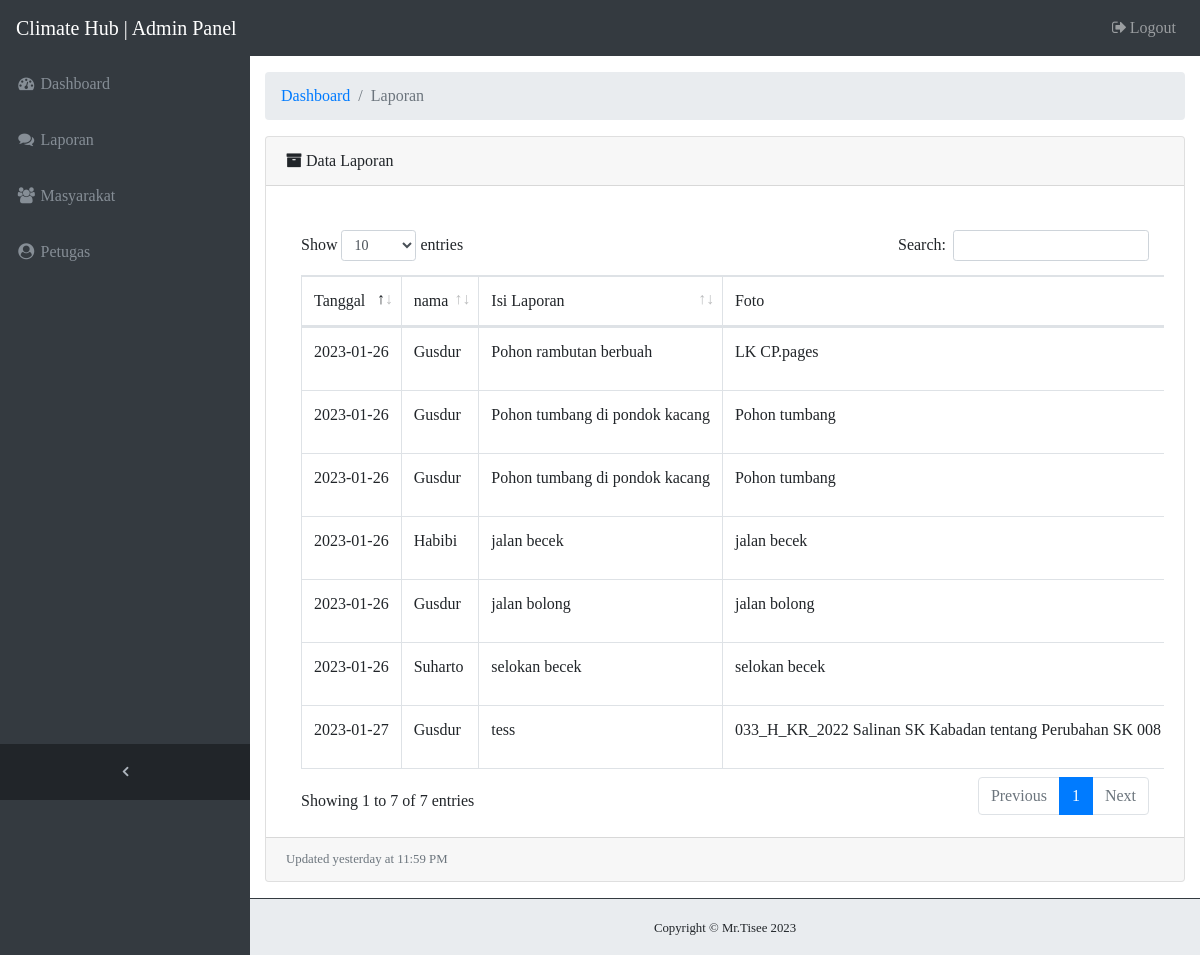
/admin/laporan.php (signed in), run on the app's committed database.
### tables this page shows
CREATE TABLE `pengaduan` (
  `id_pengaduan` int(11) NOT NULL,
  `tgl_pengaduan` timestamp NOT NULL DEFAULT CURRENT_TIMESTAMP ON UPDATE CURRENT_TIMESTAMP,
  `nik` char(16) NOT NULL,
  `isi_laporan` text NOT NULL,
  `foto` varchar(255) NOT NULL,
  `status` int(1) NOT NULL
);

CREATE TABLE `masyarakat` (
  `nik` char(16) NOT NULL,
  `nama` varchar(35) NOT NULL,
  `username` varchar(25) NOT NULL,
  `password` varchar(255) NOT NULL,
  `telp` varchar(13) NOT NULL
);

### admin/laporan.php (the view, shortened to what this page needs)
<?php require_once 'includes/header.php'; ?>
<div class="content-wrapper">
  <div class="container-fluid">
    <ol class="breadcrumb">
      <li class="breadcrumb-item">
        <a href="dashboard.php">Dashboard</a>
      </li>
      <li class="breadcrumb-item active">Laporan</li>
    </ol>
    <div class="card mb-3">
      <div class="card-header">
        <i class="fa fa-archive"></i> Data Laporan
      </div>
      <div class="card-body">
        <div class="table-responsive">
          <br>
          <table class="table table-bordered nowrap" id="laporan" width="100%" cellspacing="0">
            <thead>
              <tr>
                <td>Tanggal</td>
                <td>nama</td>
                <td class="w-30">Isi Laporan</td>
                <td>Foto</td>
              </tr>
            </thead>
            <tbody>
              <?php
              $result = mysqli_query(
                $connect,
                "SELECT p.id_pengaduan, date(p.tgl_pengaduan),m.nama, p.isi_laporan,p.foto,p.status
                   FROM `pengaduan` as p INNER JOIN masyarakat as m ON p.nik = m.nik ORDER BY `tgl_pengaduan` DESC"
              );
              if (mysqli_num_rows($result) > 0) {
                while ($row = mysqli_fetch_array($result)) {
              ?>
                  <tr>
                    <td><?= $row[1] ?></td>
                    <td><?= $row[2] ?></td>
                    <td><span class="d-inline-block text-truncate" style="max-width: 300px;"><?= $row[3] ?></span></td>
                    <td><?= $row[4] ?></td>
                  </tr>
                <?php
                }
              }
              ?>
            </tbody>
          </table>
        </div>
      </div>
      <div class="card-footer small text-muted">Updated yesterday at 11:59 PM</div>
    </div>
  </div>
</div>
<?php require_once 'includes/footer.php'; ?>

### admin/includes/header.php (shortened to what this page needs)
<!DOCTYPE html>
<html>
<head>
  <link href="../assets/bootstrap/css/bootstrap.min.css" rel="stylesheet">
  <link href="../assets/font-awesome/css/font-awesome.min.css" rel="stylesheet" type="text/css">
  <link href="../assets/datatables/dataTables.bootstrap4.css" rel="stylesheet">
  <link href="../assets/custom/custom.css" rel="stylesheet">
  <link href="../assets/custom/fpdf.css" rel="stylesheet">
</head>
<body class="fixed-nav sticky-footer bg-dark">
  <nav class="navbar navbar-expand-lg navbar-dark bg-dark fixed-top" id="mainNav">
    <a class="navbar-brand" href="index.html">Climate Hub | Admin Panel</a>
    <div class="collapse navbar-collapse" id="navbarResponsive">
      <ul class="navbar-nav navbar-sidenav" id="exampleAccordion">
        <li class="nav-item" data-toggle="tooltip" data-placement="right" title="Dashboard">
          <a class="nav-link" href="dashboard.php">
            <i class="fa fa-fw fa-dashboard"></i>
            <span class="nav-link-text">Dashboard</span>
          </a>
        </li>
        <li class="nav-item" data-toggle="tooltip" data-placement="right" title="Laporan">
          <a class="nav-link" href="laporan.php">
            <i class="fa fa-fw fa-comments"></i>
            <span class="nav-link-text">Laporan</span>
          </a>
        </li>
        <li class="nav-item" data-toggle="tooltip" data-placement="right" title="Masyarakat">
          <a class="nav-link" href="masyarakat.php">
            <i class="fa fa-fw fa-users"></i>
            <span class="nav-link-text">Masyarakat</span>
          </a>
        </li>
        <?php
            if ($_SESSION['level']==1) {
        ?>
        <li class="nav-item" data-toggle="tooltip" data-placement="right" title="Petugas">
          <a class="nav-link" href="petugas.php">
            <i class="fa fa-fw fa-user-circle"></i>
            <span class="nav-link-text">Petugas</span>
          </a>
        </li>
        <?php
            }
        ?>
      </ul>
      <ul class="navbar-nav sidenav-toggler">
        <li class="nav-item">
          <a class="nav-link text-center" id="sidenavToggler" >
            <i class="fa fa-fw fa-angle-left"></i>
          </a>
        </li>
      </ul>
      <ul class="navbar-nav ml-auto">
        <li class="nav-item">
          <a class="nav-link" data-toggle="modal" data-target="#exampleModal">
            <i class="fa fa-fw fa-sign-out"></i>Logout</a>
        </li>
      </ul>
    </div>
  </nav>

### admin/includes/footer.php (shortened to what this page needs)
<footer class="sticky-footer">
  <div class="container">
    <div class="text-center">
      <small>Copyright © Mr.Tisee 2023 </small>
    </div>
  </div>
</footer>
</body>
</html>

### assets/custom/custom.css (style rules this page uses)
html { position: relative; min-height: 100%; }
body { overflow-x: hidden; }
body.sticky-footer { margin-bottom: 56px; }
body.sticky-footer .content-wrapper { min-height: calc(100vh - 56px - 56px); }
body.fixed-nav { padding-top: 56px; }
.content-wrapper { min-height: calc(100vh - 56px); padding-top: 1rem; }
#mainNav .navbar-collapse { overflow: auto; max-height: 75vh; }
#mainNav .navbar-collapse .navbar-nav .nav-item .nav-link { cursor: pointer; }
#mainNav .navbar-collapse .sidenav-toggler { display: none; }
@media (min-width: 992px) { #mainNav .navbar-brand { width: 250px; } }
@media (min-width: 992px) { #mainNav .navbar-collapse { overflow: visible; max-height: none; } }
@media (min-width: 992px) { #mainNav .navbar-collapse .navbar-sidenav { position: absolute; top: 0; left: 0; -webkit-flex-direction: column; -ms-flex-direction: column; flex-direction: column; margin-top: 56px; } }
@media (min-width: 992px) { #mainNav .navbar-collapse .navbar-sidenav > .nav-item { width: 250px; padding: 0; } }
@media (min-width: 992px) { #mainNav .navbar-collapse .navbar-sidenav > .nav-item > .nav-link { padding: 1em; } }
#mainNav.fixed-top .sidenav-toggler { display: none; }
@media (min-width: 992px) { #mainNav.fixed-top .navbar-sidenav { height: calc(100vh - 112px); } }
@media (min-width: 992px) { #mainNav.fixed-top .sidenav-toggler { position: absolute; top: 0; left: 0; display: flex; -webkit-flex-direction: column; -ms-flex-direction: column; flex-direction: column; margin-top: calc(100vh - 56px); } }
@media (min-width: 992px) { #mainNav.fixed-top .sidenav-toggler > .nav-item { width: 250px; padding: 0; } }
@media (min-width: 992px) { #mainNav.fixed-top .sidenav-toggler > .nav-item > .nav-link { padding: 1em; } }
#mainNav.fixed-top.navbar-dark .sidenav-toggler { background-color: #212529; }
#mainNav.fixed-top.navbar-dark .sidenav-toggler a i { color: #adb5bd; }
.content-wrapper { overflow-x: hidden; background: white; }
@media (min-width: 992px) { .content-wrapper { margin-left: 250px; } }
#sidenavToggler i { font-weight: 800; }
#mainNav.navbar-dark .navbar-collapse .navbar-sidenav > .nav-item > .nav-link { color: #868e96; }
@media (min-width: 992px) { #mainNav.navbar-dark .navbar-collapse .navbar-sidenav { background: #343a40; } }
footer.sticky-footer { position: absolute; right: 0; bottom: 0; width: 100%; height: 56px; background-color: #e9ecef; line-height: 55px; }
@media (min-width: 992px) { footer.sticky-footer { width: calc(100% - 250px); } }

### admin/php_action/fpdf.css (style rules this page uses)
body { font-family:"Times New Roman",serif }

### data on the page
pengaduan: row "2023-01-27", nik.nama "Gusdur", isi_laporan "tess", foto "033_H_KR_2022 Salinan SK Kabadan tentang Perubahan SK 008…"
pengaduan: row "2023-01-26", nik.nama "Gusdur", isi_laporan "Pohon rambutan berbuah", foto "LK CP.pages"
pengaduan: row "2023-01-26", nik.nama "Gusdur", isi_laporan "Pohon tumbang di pondok kacang", foto "Pohon tumbang"
pengaduan: row "2023-01-26", nik.nama "Gusdur", isi_laporan "Pohon tumbang di pondok kacang", foto "Pohon tumbang"
pengaduan: row "2023-01-26", nik.nama "Habibi", isi_laporan "jalan becek", foto "jalan becek"
pengaduan: row "2023-01-26", nik.nama "Gusdur", isi_laporan "jalan bolong", foto "jalan bolong"
pengaduan: row "2023-01-26", nik.nama "Suharto", isi_laporan "selokan becek", foto "selokan becek"
